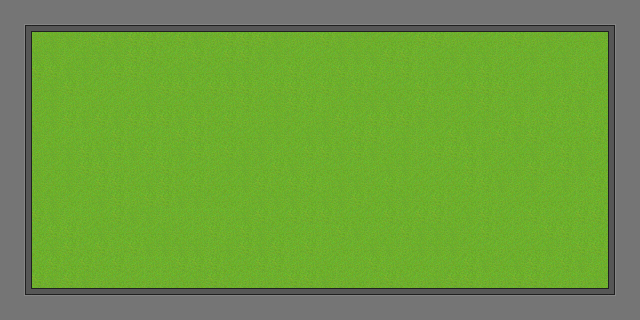

Rendered tile map (Tiled .tmx) drawn with the repository's tilesets; below, a short description and the map source with its tile grids summarised:
An orthogonal 40x20 tile map with 16x16 px tiles, 2 tile layers (ground, obstacles), 2 tilesets and 10 objects (4x collision_full, 4x weaponspawn, 2x spawn).

<map version="1.0" orientation="orthogonal" renderorder="right-down" width="40" height="20" tilewidth="16" tileheight="16" nextobjectid="56">
 <properties>
  <property name="ffa" type="bool" value="true" />
  <property name="name" value="Dev AI (Open)" />
  <property name="team" type="bool" value="false" />
 </properties>
 <tileset firstgid="1" name="obstaclesSheet" tilewidth="16" tileheight="16" tilecount="128" columns="16">
  <image source="sprites/obstaclesSheet.png" width="256" height="128" />
 </tileset>
 <tileset firstgid="129" name="landscapetextures" tilewidth="16" tileheight="16" tilecount="32" columns="8">
  <image source="sprites/landscapetextures.png" width="128" height="64" />
  <tile id="0" probability="0.25" />
  <tile id="8" probability="0.25" />
  <tile id="16" probability="0.25" />
  <tile id="24" probability="0.25" />
 </tileset>
 <layer name="ground" width="40" height="20">
  <data>[800 cells, 800 non-empty, 4 distinct tile ids]</data>
 </layer>
 <objectgroup name="spawnpoints">
  <object id="39" name="spawn1" type="spawn" x="64" y="160" width="16" height="16">
   <ellipse />
  </object>
  <object id="40" name="spawn1" type="spawn" x="576" y="160" width="16" height="16">
   <ellipse />
  </object>
 </objectgroup>
 <layer name="obstacles" width="40" height="20">
  <data>[800 cells, 224 non-empty, 22 distinct tile ids]</data>
 </layer>
 <objectgroup name="collision">
  <object id="45" name="collision" type="collision_full" x="0" y="0" width="32" height="288">
   <properties>
    <property name="collision_level" value="2" />
   </properties>
  </object>
  <object id="46" name="collision" type="collision_full" x="32" y="0" width="576" height="32">
   <properties>
    <property name="collision_level" value="2" />
   </properties>
  </object>
  <object id="47" name="collision" type="collision_full" x="0" y="288" width="640" height="32">
   <properties>
    <property name="collision_level" value="2" />
   </properties>
  </object>
  <object id="48" name="collision" type="collision_full" x="608" y="0" width="32" height="288">
   <properties>
    <property name="collision_level" value="2" />
   </properties>
  </object>
 </objectgroup>
 <objectgroup name="weaponspawn">
  <object id="41" name="weaponspawn" x="368" y="32" width="32" height="32" />
  <object id="42" name="weaponspawn" x="240" y="256" width="32" height="32" />
  <object id="43" name="weaponspawn" x="368" y="256" width="32" height="32" />
  <object id="44" name="weaponspawn" x="240" y="32" width="32" height="32" />
 </objectgroup>
</map>
